Frame 1 (no input): blank canvas, image omitted
Frame 60 (the mouse pressed at the canvas centre just before this capture): blank canvas, image omitted
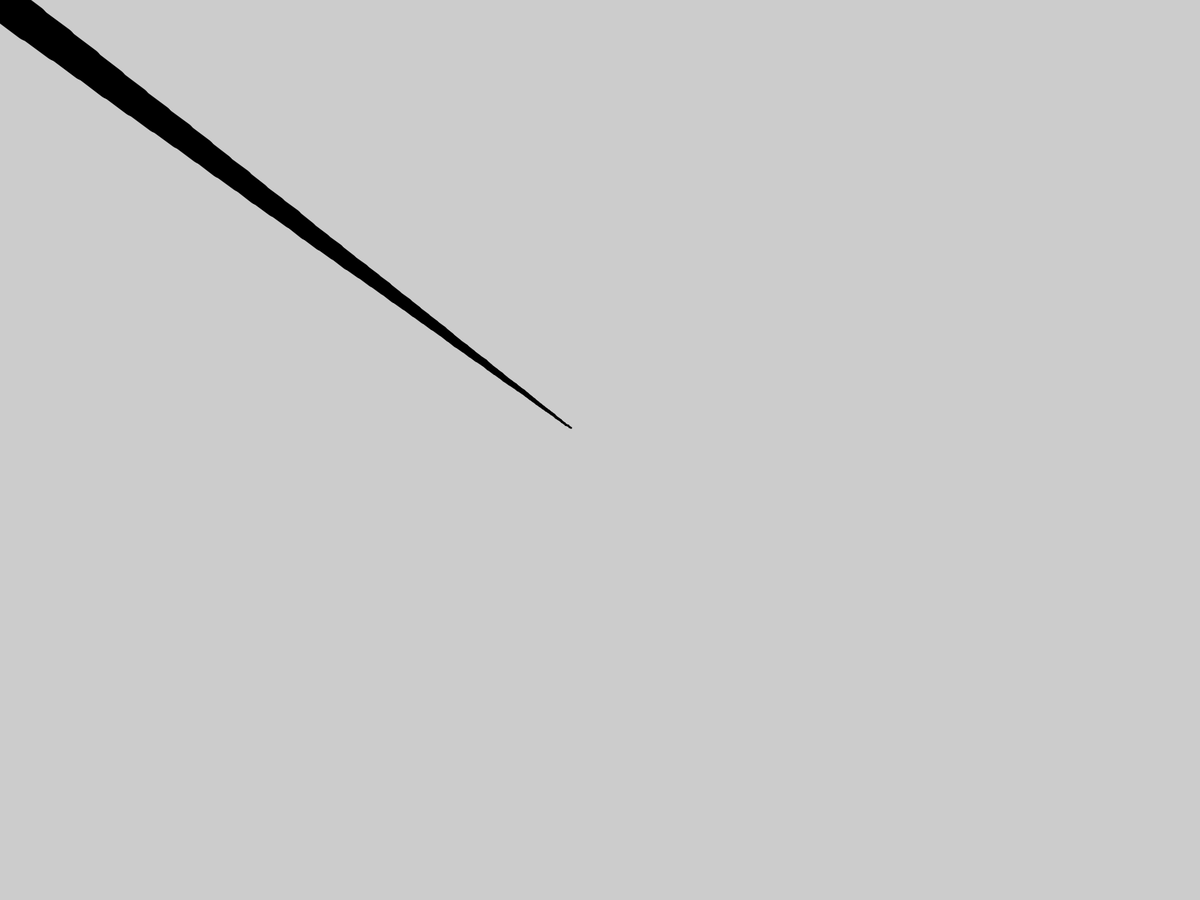
Frame 120 (the mouse held since frame 60 and released just before this capture)

The Processing sketch whose frames 1 and 60 were blank and that drew this single picture after the mouse press (run headless with seeded random() and noise(); from frame 60 on, the mouse is pressed at the canvas centre):

// Processing sketch: info_basis1_1
// ── info_basis1_1.pde
float MAX_DIST = 30f;
float MIN_DIST = 0f;
float MAX_WEIGHT = 40f;
float MIN_WEIGHT = 3f;
float EASING = 0.05f;
float x = 0f;
float y = 0f;
float px = 0f;
float py = 0f;


void setup() {
  fullScreen();
  frameRate(60);
}


void draw() {
  if (pmouseX == 0 && pmouseY == 0) return;
  drawLine();
}


void drawLine() {
  float tmpMouseX = mouseX;
  float tmpMouseY = mouseY;
  x += (tmpMouseX - x) * EASING;
  y += (tmpMouseY - y) * EASING;
  float tmp_d = dist(x, y, px, py);

  strokeWeight(tmp_d);

  setStroke();

  if (mousePressed == true) {
    line(x, y, px, py);
  }

  px = x;
  py = y;
}


void setStroke() {
  if (keyPressed) {
    if (key == char(116)) {
      stroke(0, 50);
    } else if (key == char(110)) {
      stroke(0, 255);
    }
  }
}
